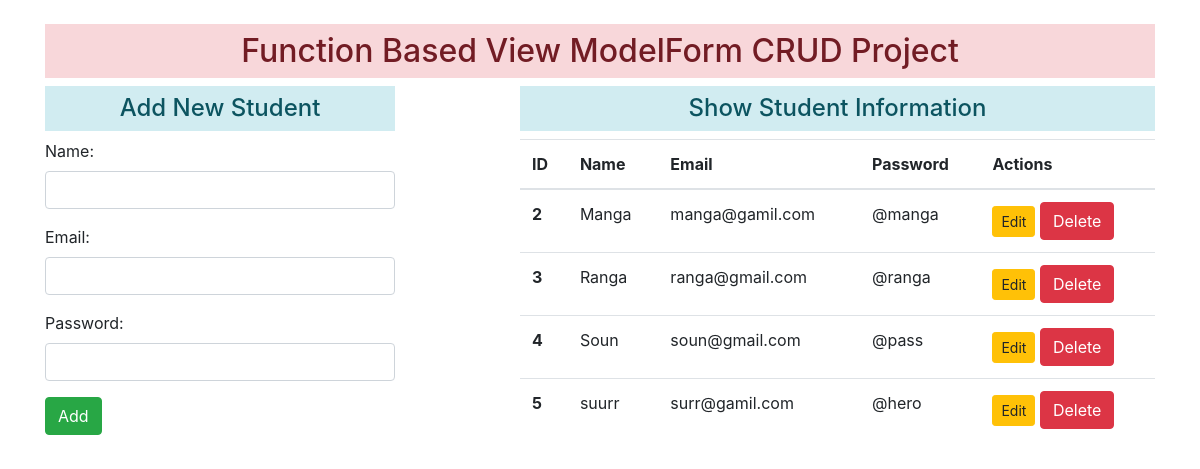
The page / on the database its author committed.
### enroll/models.py (models this page shows)
class User(models.Model):
    name= models.CharField(max_length=70)
    email= models.EmailField(max_length=100)
    password= models.CharField(max_length=100)

### enroll/views.py (the view)
# urls.py: path('', views.add_show, name='addandshow'),
def add_show(request):
    if request.method == 'POST':
        form = StudentRegistration(request.POST)
        if form.is_valid():
            name = form.cleaned_data['name']
            email = form.cleaned_data['email']
            password = form.cleaned_data['password']
            reg = User(name=name, email=email, password=password)
            reg.save()
            form = StudentRegistration()
    else:
        form = StudentRegistration()
    stud = User.objects.all()
    context = {'form': form, 'stud': stud}
    return render(request, 'enroll/addandshow.html', context)

### enroll/forms.py
class StudentRegistration(forms.ModelForm):
    class Meta:
        model = User
        fields = ['name', 'email', 'password']
        widgets = {
            'name': forms.TextInput(attrs={'class':'form-control'}),
            'email': forms.EmailInput(attrs={'class':'form-control'}),
            'password': forms.PasswordInput(render_value=True, attrs={'class':'form-control'}),
        }

### enroll/templates/enroll/addandshow.html (shortened to what this page needs)
{% extends 'enroll/base.html' %}
{% block content %}
    <div class="row">
        <div class="col-sm-4">
            <h4 class="text-center alert-info p-2">Add New Student</h4>
            <form action="" method="POST">
                {{ form.as_p }}
                <input type="submit" class="btn btn-success" value="Add">
            </form>
        </div>
        <div class="col-sm-7 offset-1">
            <h4 class="text-center alert-info p-2">Show Student Information</h4>
            {% if stud %}
                <table class="table table-hover">
                    <thead>
                    <tr>
                        <th scope="col">ID</th>
                        <th scope="col">Name</th>
                        <th scope="col">Email</th>
                        <th scope="col">Password</th>
                        <th scope="col">Actions</th>
                    </tr>
                    </thead>
                    <tbody>
                    {% for stu in stud %}
                        <tr>
                            <th scope="row">{{ stu.id }}</th>
                            <td>{{ stu.name }}</td>
                            <td>{{ stu.email }}</td>
                            <td>@{{ stu.password }}</td>
                            <td><a href="{% url 'updatedata' stu.id %}" class="btn btn-warning btn-sm">Edit</a>
                                <form method="post" action="{% url 'deletedata' stu.id %}" class="d-inline">
                                    <input class="btn btn-danger" type="submit" value="Delete">
                                </form>
                            </td>
                        </tr>
                    {% endfor %}
                    </tbody>
                </table>
            {% else %}
                <h4 class="text-center alert-warning">No Record</h4>
            {% endif %}
        </div>
    </div>
{% endblock content %}

### enroll/templates/enroll/base.html (shortened to what this page needs)
<!DOCTYPE html>
{% load static %}
<html lang="en">
<head>
    <link rel="stylesheet" href="{% static 'enroll/css/bootstrap.css'%}">
</head>
<body>
<div class="container mt-4">
    <h2 class="text-center alert-danger p-2">Function Based View ModelForm CRUD Project</h2>
    {% block content %} {% endblock content %}
</div>
</body>
</html>

### rows shown on the page
User: id "2", name "Manga", email "manga@gamil.com", password "manga"
User: id "3", name "Ranga", email "ranga@gmail.com", password "ranga"
User: id "4", name "Soun", email "soun@gmail.com", password "pass"
User: id "5", name "suurr", email "surr@gamil.com", password "hero"
